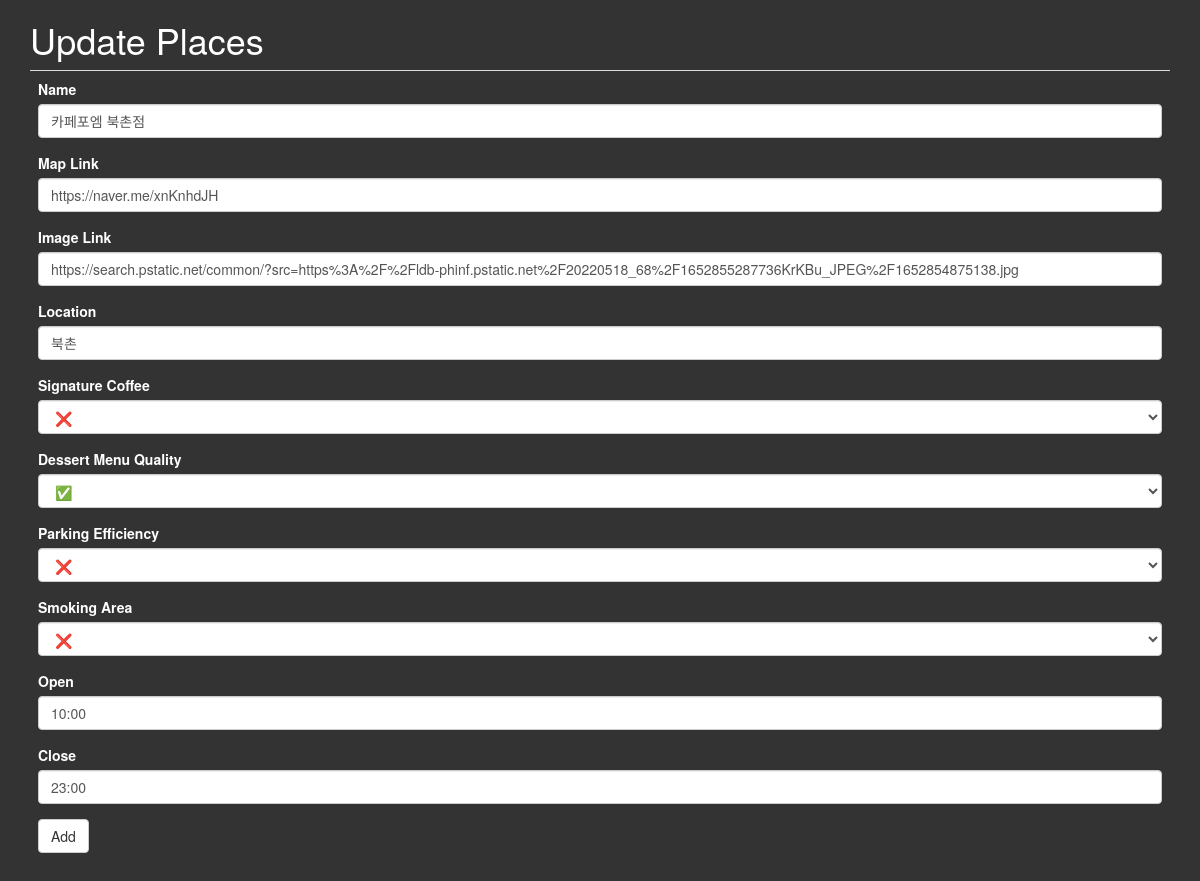
/update?id=3, run on the app's committed database.
### main.py (models this page shows)
class Cafe(db.Model):
    __tablename__ = "cafe"
    id = db.Column(db.Integer, primary_key=True)
    name = db.Column(db.String(250), unique=True, nullable=False)
    map_url = db.Column(db.String(500), nullable=False)
    img_url = db.Column(db.String(500), nullable=False)
    location = db.Column(db.String(250), nullable=False)
    open = db.Column(db.String(250), nullable=False)
    signature_coffee = db.Column(db.Boolean, nullable=False)
    dessert_menu = db.Column(db.Boolean, nullable=False)
    parking = db.Column(db.Boolean, nullable=False)
    smoking = db.Column(db.Boolean, nullable=False)
    close = db.Column(db.String(250), nullable=True)

### main.py (the view, shortened to what this page needs)
@app.route('/update', methods=['POST', 'GET'])
def update():
    cafe_id = request.args.get('id')
    selected_cafe = Cafe.query.get(cafe_id)
    form = Form(
        name=selected_cafe.name,
        map_url=selected_cafe.map_url,
        img_url=selected_cafe.img_url,
        location=selected_cafe.location,
        open=selected_cafe.open,
        close=selected_cafe.close,
        signature_coffee='✅' if selected_cafe.signature_coffee else '❌',
        dessert_menu='✅' if selected_cafe.dessert_menu else '❌',
        parking='✅' if selected_cafe.parking else '❌',
        smoking='✅' if selected_cafe.smoking else '❌'
    )
    return render_template('update.html', form=form)

### main.py
class Form(FlaskForm):
    name = StringField('Name', validators=[DataRequired()])
    map_url = URLField('Map Link', validators=[DataRequired(), URL()])
    img_url = URLField('Image Link', validators=[DataRequired(), URL()])
    location = StringField('Location', validators=[DataRequired()])
    signature_coffee = SelectField('Signature Coffee', choices=choices, validators=[DataRequired()])
    dessert_menu = SelectField('Dessert Menu Quality', choices=choices, validators=[DataRequired()])
    parking = SelectField('Parking Efficiency', choices=choices,validators=[DataRequired()])
    smoking = SelectField('Smoking Area', choices=choices, validators=[DataRequired()])
    open = StringField('Open', validators=[DataRequired()])
    close = StringField('Close', validators=[DataRequired()])
    submit = SubmitField("Add")

### templates/update.html (shortened to what this page needs)
{% extends 'bootstrap/base.html' %}
{% import 'bootstrap/wtf.html' as wtf %}
{% block styles %}
{{ super() }}
<link rel="stylesheet" href="{{ url_for('static', filename='css/styles.css') }}">
{% endblock %}
{% block content %}
<div class="">
  <div class="container">
    <h1>Update Places</h1>
    <table class="table">
      <tr>
        <td>{{ wtf.quick_form(form, novalidate=True) }}</td>
      </tr>
    </table>
  </div>
</div>
{% endblock %}

### static/css/styles.css (style rules this page uses)
body { background-color: #333; color: white; }

### data on the page
Cafe: name "카페포엠 북촌점", map_url "https://naver.me/xnKnhdJH", img_url "https://search.pstatic.net/common/?src=https%3A%2F%2Fldb-phinf.pstatic.net%2F20220518_68%2F1652855287736KrKBu_JPEG%2F1652854875138.jpg", location "북촌", signature_coffee "❌", dessert_menu "✅", parking "❌", smoking "❌", open "10:00", close "23:00"
